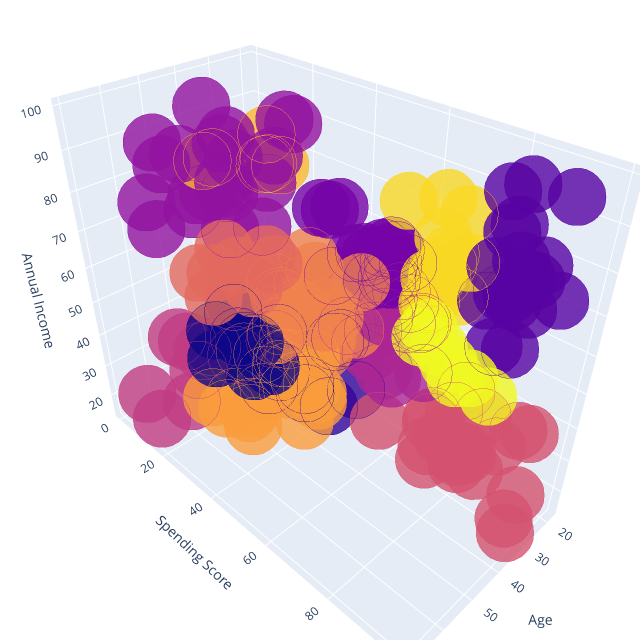

Notebook code cell kept with this figure:
### Code cell
configure_plotly_browser_state()
py.offline.iplot(fig)

### Figure 1 — Plotly figure (JSON) as saved in the notebook; plotly's stock layout.template omitted (floating-point values rounded to 4 significant figures; data arrays with more than 128 entries replaced by an {"elided": "..."} marker saying what was removed)
{"data": [{"y": {"elided": "200 int values"}, "mode": "markers", "marker": {"color": {"elided": "200 int values"}, "opacity": 0.8, "line": {"color": {"elided": "200 int values"}, "width": 12}, "size": 20}, "x": {"elided": "200 int values"}, "z": {"elided": "200 int values"}, "type": "scatter3d"}], "layout": {"title": {"text": "Clusters"}, "scene": {"zaxis": {"title": {"text": "Annual Income"}}, "xaxis": {"title": {"text": "Age"}}, "yaxis": {"title": {"text": "Spending Score"}}}, "height": 640, "width": 640, "margin": {"r": 0, "b": 0, "l": 0, "t": 0}}}
